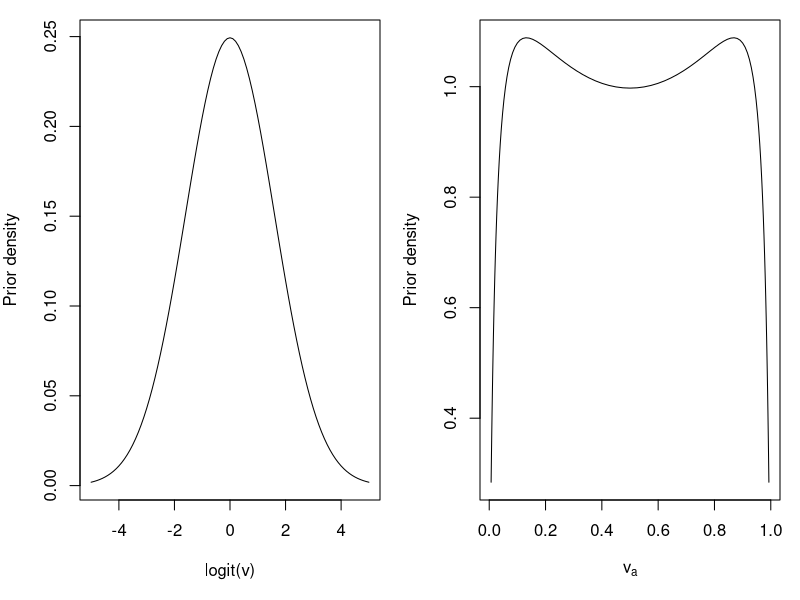

The R script that drew this image:
## ---- chunk 1
knitr::opts_chunk$set(
  collapse = TRUE,
  comment = "#>"
)
library(dplyr)
## ---- chunk 2
param_cm <- read.csv("tables/glossary_conditioning.csv") %>%
  mutate(Name = paste0("$", Name, "$"))
knitr::kable(param_cm)
## ---- chunk 3
x <- seq(-5, 5, 0.1)
f_x <- dnorm(x, 0, 1.6)

y <- plogis(x)
g_y <- f_x /(y * (1 - y)) # Prior density with Jacobian transformation

par(mfcol = c(1, 2), mar = c(5, 4, 1, 1))
plot(x, f_x, typ = 'l', xlab = "logit(v)", ylab = "Prior density")
plot(y, g_y, typ = 'l', xlab = expression(v[a]), ylab = "Prior density")
